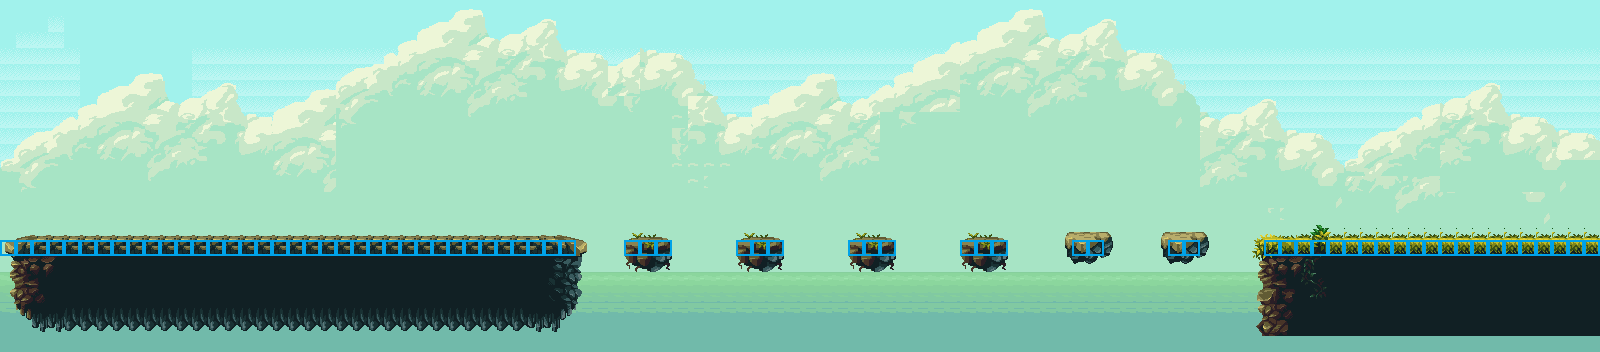

The image is a tile-based game level rendered from a .tmx file. Its description and source (layers, tilesets, objects; grid data summarised) follow:
An orthogonal 100x22 tile map with 16x16 px tiles, 5 tile layers (Sky, Clouds, Ground, Objects, ...), 2 tilesets and 11 objects.

<map version="1.5" tiledversion="1.7.2" orientation="orthogonal" renderorder="right-down" width="100" height="22" tilewidth="16" tileheight="16" infinite="0" nextlayerid="11" nextobjectid="1">
 <editorsettings>
  <export target="../EmirEngine/assets/map.csv" format="csv" />
 </editorsettings>
 <tileset firstgid="1" name="myTerrain_ss" tilewidth="16" tileheight="16" tilecount="1000" columns="10">
  <image source="myTerrain_ss.png" width="160" height="1600" />
  <tile id="0">
   <objectgroup draworder="index" id="2">
    <object id="1" x="10.2317" y="6.09305" width="0.747261" height="0.747261" />
    <object id="2" x="0.517334" y="0.574816" width="15.3476" height="15.2901" />
    <object id="3" x="9.48821" y="23.1167" />
    <object id="4" x="2.07016" y="7.13053" width="5.63542" height="1.61012" />
    <object id="5" x="7.70558" y="8.74066" />
    <object id="6" x="7.70558" y="8.74066" />
    <object id="7" x="2.30017" y="1.84014" width="8.39563" height="7.70558" />
    <object id="8" x="4.48534" y="3.68028" width="7.18804" height="6.90052" />
    <object id="9" x="4.48534" y="3.68028" width="5.46291" height="5.75043" />
    <object id="10" x="12.3059" y="10.5233" />
   </objectgroup>
  </tile>
  <tile id="2">
   <objectgroup draworder="index" id="2">
    <object id="1" x="5.75043" y="-9.54572" />
   </objectgroup>
  </tile>
 </tileset>
 <tileset firstgid="1001" name="collider" tilewidth="16" tileheight="16" tilecount="1" columns="1">
  <image source="collider.png" width="16" height="16" />
 </tileset>
 <layer id="7" name="Sky" width="100" height="22">
  <data>[2200 cells, 2200 non-empty, 40 distinct tile ids]</data>
 </layer>
 <layer id="4" name="Clouds" width="100" height="22">
  <data>[2200 cells, 1605 non-empty, 207 distinct tile ids]</data>
 </layer>
 <layer id="6" name="Ground" width="100" height="22">
  <data>[2200 cells, 613 non-empty, 128 distinct tile ids]</data>
 </layer>
 <layer id="9" name="Objects" width="100" height="22">
  <data>[2200 cells, 0 non-empty, 0 distinct tile ids]</data>
 </layer>
 <layer id="8" name="Colliders" width="100" height="22">
  <data>[2200 cells, 73 non-empty, 1 distinct tile ids]</data>
 </layer>
</map>